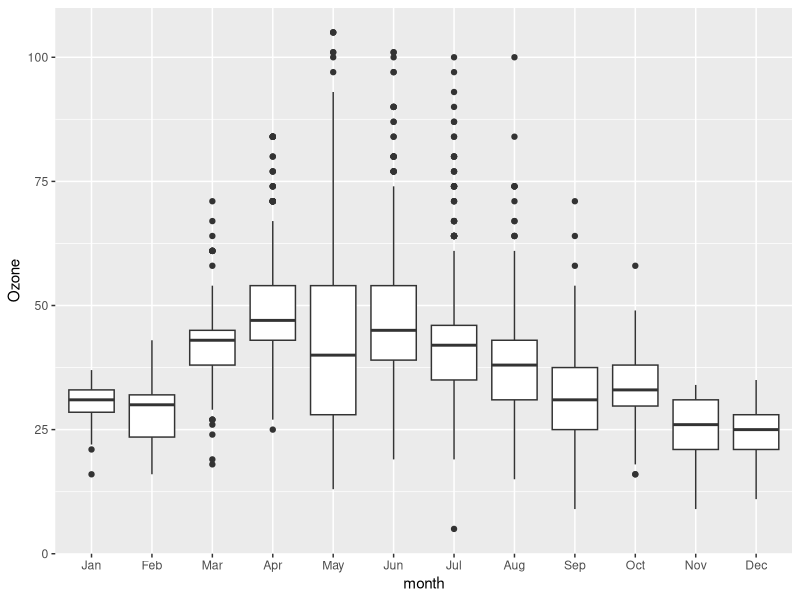
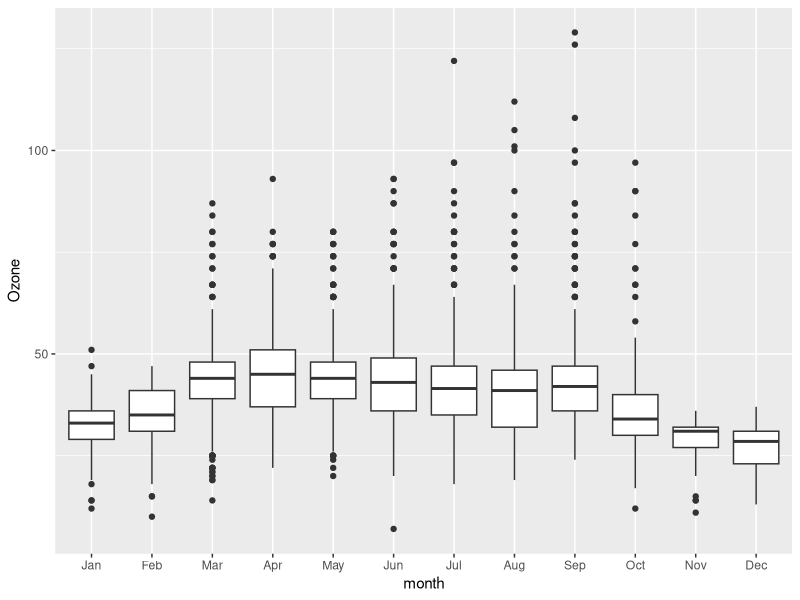

Write R code to recreate these figures, in order.
## ---- chunk 1
#Import libraries
library(tidyverse)
library(lubridate)
library(here)
library(knitr)

#Import EPA data (from the processed_KEY folder) & fix dates
epa_data <- read.csv(
  here("Data","Processed","EPAair_O3_PM25_NC1819_Processed.csv"),
  stringsAsFactors = TRUE) %>% 
  mutate(Date = ymd(Date))
## ---- chunk 2
#Compute mean PM2.5 concentration for each county, sorted by value
summary_PM25 <- epa_data %>% 
  drop_na(PM2.5) %>% 
  group_by(COUNTY) %>% 
  summarize(mean_PM2.5 = mean(PM2.5)) %>% 
  arrange(mean_PM2.5) %>% 
  mutate(mean_PM2.5 = round(mean_PM2.5, 2)) #Round to 2 decimal places

#Compute mean ozone concentration for each county, sorted by value
summary_Ozone <- epa_data %>% 
  drop_na(Ozone) %>% 
  group_by(COUNTY) %>% 
  summarize(
    mean_Ozone = mean(Ozone)) %>% 
  arrange(mean_Ozone) %>% 
  mutate(mean_Ozone = round(mean_Ozone, 2)) #Round to 2 decimal places


#Use the `kable` function to produce the 2 tables in markdown format
kable(summary_PM25, col.names = c("County","$\\mu g/m^3$"),
             caption = "Mean Particulates (2.5mm)") 

kable(summary_Ozone, col.names = c("County","$\\mu g/m^3$"),
             caption = "Mean Ozone") 

## ---- chunk 3
#Change the EPA Month data to a factor and use Month names. 
epa_data$month <- factor(epa_data$month, 
       levels = 1:12,
       labels = month.abb)

#Filter data by 2018.
Ozone_2018 <- filter(epa_data, year == 2018) %>% 
  drop_na(Ozone)

#Create boxplot for 2018 data.
ggplot(Ozone_2018, aes(x = month, y = Ozone)) +
  geom_boxplot()
## ---- chunk 4
#Filter data by 2019. 
Ozone_2019 <- filter(epa_data, year == 2019) %>% 
  drop_na(Ozone)

#Create boxplot for 2019 data.
ggplot(Ozone_2019, aes(x = month, y = Ozone)) +
  geom_boxplot()

